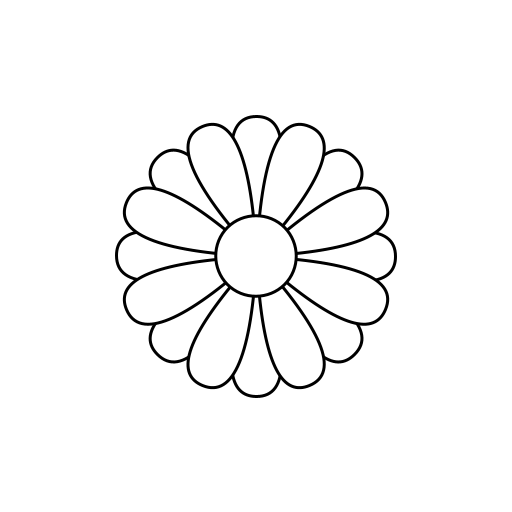
Frame 1 (no input)
Frame 60 (the mouse pressed at the canvas centre just before this capture): identical to frame 1, image omitted
Frame 120 (the mouse held since frame 60 and released just before this capture): identical to frame 1, image omitted

The Processing sketch that drew this single still picture (run headless with seeded random() and noise(); from frame 60 on, the mouse is pressed at the canvas centre):

// Processing sketch: single_layer
// ── single_layer.pde
Boolean drawn = false;

void setup()
{
  size(512, 512);
  background(255);
}

void draw()
{
  if (drawn)
  {
    return;
  }
  drawn = true;
  
  translate(width/2, height/2);
  
  // layer
  for (int i = 0; i < 1; i++)
  {
    fill(255);
    stroke(0);
    strokeWeight(3);
    
    float petalLength = 140;
    float petalWidth = 50;
    
    // lower petal
    for (int j = 0; j < 8; j++)
    {
      beginShape();
      vertex(0, 0);
      quadraticVertex(-petalWidth, petalLength, 0, petalLength);
      quadraticVertex(petalWidth, petalLength, 0, 0);
      endShape();
      rotate(radians(45));
    }
    rotate(radians(22.5));
    
    // upper petal
    for (int j = 0; j < 8; j++)
    {
      beginShape();
      vertex(0, 0);
      quadraticVertex(-petalWidth, petalLength, 0, petalLength);
      quadraticVertex(petalWidth, petalLength, 0, 0);
      endShape();
      rotate(radians(45));
    }
    rotate(radians(11.25));
  }
  
  circle(0, 0, 80);
  save("out.png");
}
